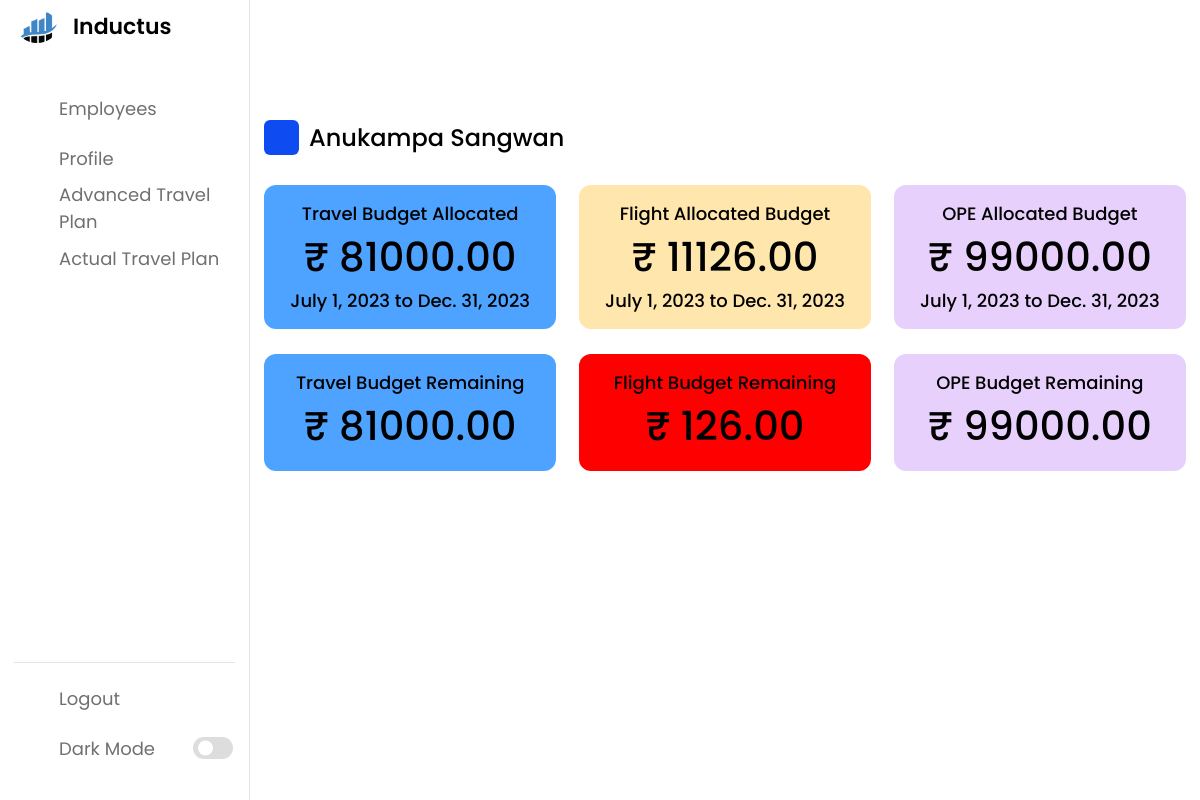
/employee/f95f953b-65c9-4a14-8dfb-2c62f505cfc4/ (signed in), run on the app's committed database.
### base/models.py (models this page shows, shortened)
class Employee(models.Model):
    uuid = models.UUIDField(default = uuid.uuid4,primary_key=True,editable=False)
    Emp_name = models.CharField(max_length=30)
    email = models.EmailField(max_length=50)
    contract_no = models.CharField(unique=True,max_length=15,)
    contract_start_date = models.DateField()
    contract_end_date = models.DateField()
    phone_number = models.CharField(unique=True,max_length=10)
    state = models.CharField(max_length=30)
    duty_station = models.CharField(max_length=40)

class TravelBudget(models.Model):
    uuid = models.UUIDField(default = uuid.uuid4,primary_key=True,editable=False)
    employee = models.ForeignKey(Employee,on_delete=models.CASCADE, null = True)
    allocated_budget = models.DecimalField(decimal_places=2,default = 0,max_digits = 10)
    from_date = models.DateField(null = True)
    to_date = models.DateField(null = True)
    remaining_budget = models.DecimalField(decimal_places=2,default = 0,max_digits = 10)

class FlightBudget(models.Model):
    uuid = models.UUIDField(default = uuid.uuid4,primary_key=True,editable=False)
    employee = models.ForeignKey(Employee,on_delete=models.CASCADE, null = True)
    allocated_budget = models.DecimalField(decimal_places=2,default = 0,max_digits = 10)
    from_date = models.DateField(null = True)
    to_date = models.DateField(null = True)
    remaining_budget = models.DecimalField(decimal_places=2,default = 0,max_digits = 10)

class OPEBudget(models.Model):
    uuid = models.UUIDField(default = uuid.uuid4,primary_key=True,editable=False)
    employee = models.ForeignKey(Employee,on_delete=models.CASCADE, null = True)
    allocated_budget = models.DecimalField(decimal_places=2,default = 0,max_digits = 10)
    from_date = models.DateField(null = True)
    to_date = models.DateField(null = True)
    remaining_budget = models.DecimalField(decimal_places=2,default = 0,max_digits = 10)

### base/views.py (the view)
# urls.py: path('employee/<str:pk>/',EmployeeProfileView,name = "employee"),
@login_required(login_url='login')
def EmployeeProfileView(request,pk):
    flight_budget=0
    travel_budget=0
    ope_budget=0
    employee=0
    remaining_budget_flight = 0
    remaining_budget_ope =0
    remaining_budget_travel = 0
    try:
        employee = Employee.objects.get(uuid=pk)
        flight_budget = FlightBudget.objects.get(employee=employee)
        travel_budget = TravelBudget.objects.get(employee=employee)
        ope_budget = OPEBudget.objects.get(employee=employee)
        remaining_budget_flight = float(flight_budget.allocated_budget) * (0.2)
        remaining_budget_travel = float(travel_budget.allocated_budget) * (0.2)
        remaining_budget_ope = float(ope_budget.allocated_budget) * (0.2)
    except:
        pass
    context = {
        'employee': employee,
        'flight_budget' : flight_budget,
        'travel_budget' : travel_budget,
        'ope_budget' : ope_budget,
        'remaining_budget_flight':remaining_budget_flight,
        'remaining_budget_travel':remaining_budget_travel,
        'remaining_budget_ope':remaining_budget_ope,
    }
    return render(request,"profile.html",context)

### base/templates/profile.html (shortened to what this page needs)
{% load static %}
<!DOCTYPE html>
<html lang="en">
<head>
    <link rel="stylesheet" href="{% static 'style.css' %}">
    <link rel="stylesheet" href="https://unicons.iconscout.com/release/v4.0.0/css/line.css">
</head>
<body>
    <nav>
        <div class="logo-name">
            <div class="logo-image">
                <img src="{% static 'img/logo.png' %}" alt="">
            </div>
            <span class="logo_name">Inductus</span>
        </div>
        <div class="menu-items">
            <ul class="nav-links">
                <li><a href="{% url 'employees' %}">
                    <i class="uil uil-bookmark"></i>
                    <span class="link-name">Employees</span>
                </a></li>
                <li><a href="" target="_self">
                        <i class="uil uil-files-landscapes"></i>
                        <span class="link-name">Profile</span>
                    </a></li>
                    <li><a href="{% url 'atp' employee.uuid %}">
                        <i class="uil uil-plane"></i>
                        <span class="link-name">Advanced Travel Plan</span>
                    </a></li>
                    <li><a href="{%  url 'tp' employee.uuid %}">
                        <i class="uil uil-plane-fly"></i>
                        <span class="link-name">Actual Travel Plan</span>
                    </a></li>
            </ul>
            <ul class="logout-mode">
                <li><a href="{% url 'logout' %}">
                        <i class="uil uil-signout"></i>
                        <span class="link-name">Logout</span>
                    </a></li>
                <li class="mode">
                    <a href="#">
                        <i class="uil uil-moon"></i>
                        <span class="link-name">Dark Mode</span>
                    </a>
                    <div class="mode-toggle">
                        <span class="switch"></span>
                    </div>
                </li>
            </ul>
        </div>
    </nav>
    <section class="dashboard">
        <div class="top">
        </div>
        <div class="dash-content">
            <div class="overview">
                <div class="activity">
                    <div class="title">
                        <i class="uil uil-tachometer-fast-alt"></i>
                        <span class="text">{{employee.Emp_name}}</span>
                    </div>
                    <div class="boxes">
                        <div class="box box1">
                            <span class="text">Travel Budget Allocated</span>
                            {% if travel_budget == 0  %}
                            <span class="number">₹ 0</span>
                            {% else %}
                            <span class="number">₹ {{travel_budget.allocated_budget}}</span>
                            <span class="text">{{travel_budget.from_date}} to {{travel_budget.to_date}}</span>
                            {% endif %}
                        </div>
                        <div class="box box2">
                            <span class="text">Flight Allocated Budget</span>
                            {% if flight_budget == 0  %}
                            <span class="number">₹ 0</span>
                            {% else %}
                            <span class="number">₹ {{flight_budget.allocated_budget}}</span>
                            <span class="text">{{flight_budget.from_date}} to {{flight_budget.to_date}}</span>
                            {% endif %}
                        </div>
                        <div class="box box3">
                            <span class="text">OPE Allocated Budget</span>
                            {% if ope_budget == 0  %}
                            <span class="number">₹ 0</span>
                            {% else %}
                            <span class="number">₹ {{ope_budget.allocated_budget}}</span>
                            <span class="text">{{ope_budget.from_date}} to {{ope_budget.to_date}}</span>
                            {% endif %}
                        </div>
                    </div>
<br>
                    <div class="boxes">
                        {% if travel_budget.remaining_budget <= remaining_budget_travel %}
                        <div class="box box1" style="background-color: red;">
                            <i class="uil uil-money-bill"></i>
                            <span class="text">Travel Budget Remaining</span>
                            {% if travel_budget == 0  %}
                            <span class="number">₹ 0</span>
                            {% else %}
                            <span class="number">₹ {{travel_budget.remaining_budget}}</span>
                            {% endif %}
                        </div>
                        {% else %}
                        <div class="box box1">
                            <span class="text">Travel Budget Remaining </span>
                            {% if travel_budget == 0  %}
                            <span class="number">₹ 0</span>
                            {% else %}
                            <span class="number">₹ {{travel_budget.remaining_budget}}</span>
                            {% endif %}
                        </div>
                        {% endif %}
                        {% if flight_budget.remaining_budget <= remaining_budget_flight %}
                        <div class="box box2" style="background-color: red;">
                            <span class="text">Flight Budget Remaining </span>
                            {% if flight_budget == 0  %}
                            <span class="number">₹ 0</span>
                            {% else %}
                            <span class="number">₹ {{flight_budget.remaining_budget}}</span>
                            {% endif %}
                        </div>
                        {% endif %}
                        {% if ope_budget.remaining_budget <= remaining_budget_ope %}
                        <div class="box box3" style="background-color: red;">
                            <i class="uil uil-money-bill"></i>
                            <span class="text">OPE Budget Remaining</span>
                            {% if ope_budget == 0  %}
                            <span class="number">₹ 0</span>
                            {% else %}
                            <span class="number">₹ {{ope_budget.remaining_budget}}</span>
                            {% endif %}
                        </div>
                        {% else %}
                        <div class="box box3">
                            <span class="text">OPE Budget  Remaining</span>
                            {% if ope_budget == 0  %}
                            <span class="number">₹ 0</span>
                            {% else %}
                            <span class="number">₹ {{ope_budget.remaining_budget}}</span>
                            {% endif %}
                        </div>
                       {% endif %}
                        </div>
                    </div>
                    </div>
                    </div>
    </section>
</body>
</html>

### static/style.css (style rules this page uses)
* { margin: 0; padding: 0; box-sizing: border-box; font-family: 'Poppins', sans-serif; }
:root { --primary-color: #0E4BF1; --panel-color: #FFF; --text-color: #000; --black-light-color: #707070; --border-color: #e6e5e5; --toggle-color: #DDD; --box1-color: #4DA3FF; --box2-color: #FFE6AC; --box3-color: #E7D1FC; --title-icon-color: #fff; --tran-05: all 0.5s ease; --tran-03: all 0.3s ease; --tran-03: all 0.2s ease; }
body { min-height: 100vh; background-color: var(--primary-color); }
nav { position: fixed; top: 0; left: 0; height: 100%; width: 250px; padding: 10px 14px; background-color: var(--panel-color); border-right: 1px solid var(--border-color); transition: var(--tran-05); }
nav .logo-name { display: flex; align-items: center; }
nav .logo-image { display: flex; justify-content: center; min-width: 45px; }
nav .logo-image img { width: 40px; object-fit: cover; border-radius: 50%; }
nav .logo-name .logo_name { font-size: 22px; font-weight: 600; color: var(--text-color); margin-left: 14px; transition: var(--tran-05); }
nav .menu-items { margin-top: 40px; height: calc(100% - 90px); display: flex; flex-direction: column; justify-content: space-between; }
.menu-items li { list-style: none; }
.menu-items li a { display: flex; align-items: center; height: 50px; text-decoration: none; position: relative; }
.menu-items li a i { font-size: 24px; min-width: 45px; height: 100%; display: flex; align-items: center; justify-content: center; color: var(--black-light-color); }
.menu-items li a .link-name { font-size: 18px; font-weight: 400; color: var(--black-light-color); transition: var(--tran-05); }
.menu-items .logout-mode { padding-top: 10px; border-top: 1px solid var(--border-color); }
.menu-items .mode { display: flex; align-items: center; white-space: nowrap; }
.menu-items .mode-toggle { position: absolute; right: 14px; height: 50px; min-width: 45px; display: flex; align-items: center; justify-content: center; cursor: pointer; }
.mode-toggle .switch { position: relative; display: inline-block; height: 22px; width: 40px; border-radius: 25px; background-color: var(--toggle-color); }
.switch:before { content: ""; position: absolute; left: 5px; top: 50%; transform: translateY(-50%); height: 15px; width: 15px; background-color: var(--panel-color); border-radius: 50%; transition: var(--tran-03); }
.dashboard { position: relative; left: 250px; background-color: var(--panel-color); min-height: 100vh; width: calc(100% - 250px); padding: 10px 14px; transition: var(--tran-05); }
.dashboard .top { position: fixed; top: 0; left: 250px; display: flex; width: calc(100% - 250px); justify-content: space-between; align-items: center; padding: 10px 14px; background-color: var(--panel-color); transition: var(--tran-05); z-index: 10; }
.dashboard .dash-content { padding-top: 50px; }
.dash-content .title { display: flex; align-items: center; margin: 60px 0 30px 0; }
.dash-content .title i { position: relative; height: 35px; width: 35px; background-color: var(--primary-color); border-radius: 6px; color: var(--title-icon-color); display: flex; align-items: center; justify-content: center; font-size: 24px; }
.dash-content .title .text { font-size: 24px; font-weight: 500; color: var(--text-color); margin-left: 10px; }
.dash-content .boxes { display: flex; align-items: center; justify-content: space-between; flex-wrap: wrap; }
.dash-content .boxes .box { display: flex; flex-direction: column; align-items: center; border-radius: 12px; width: calc(100% / 3 - 15px); padding: 15px 20px; background-color: var(--box1-color); transition: var(--tran-05); }
.boxes .box .text { white-space: nowrap; font-size: 18px; font-weight: 500; color: var(--box-text-color); }
.boxes .box .number { font-size: 40px; font-weight: 500; color: var(--box-text-color); }
.boxes .box.box2 { background-color: var(--box2-color); }
.boxes .box.box3 { background-color: var(--box3-color); }

### data on the page
Employee: Emp_name "Anukampa Sangwan"
TravelBudget: allocated_budget "81000.00", from_date "July 1, 2023", to_date "Dec. 31, 2023", remaining_budget "81000.00"
FlightBudget: allocated_budget "11126.00", from_date "July 1, 2023", to_date "Dec. 31, 2023", remaining_budget "126.00"
OPEBudget: allocated_budget "99000.00", from_date "July 1, 2023", to_date "Dec. 31, 2023", remaining_budget "99000.00"
